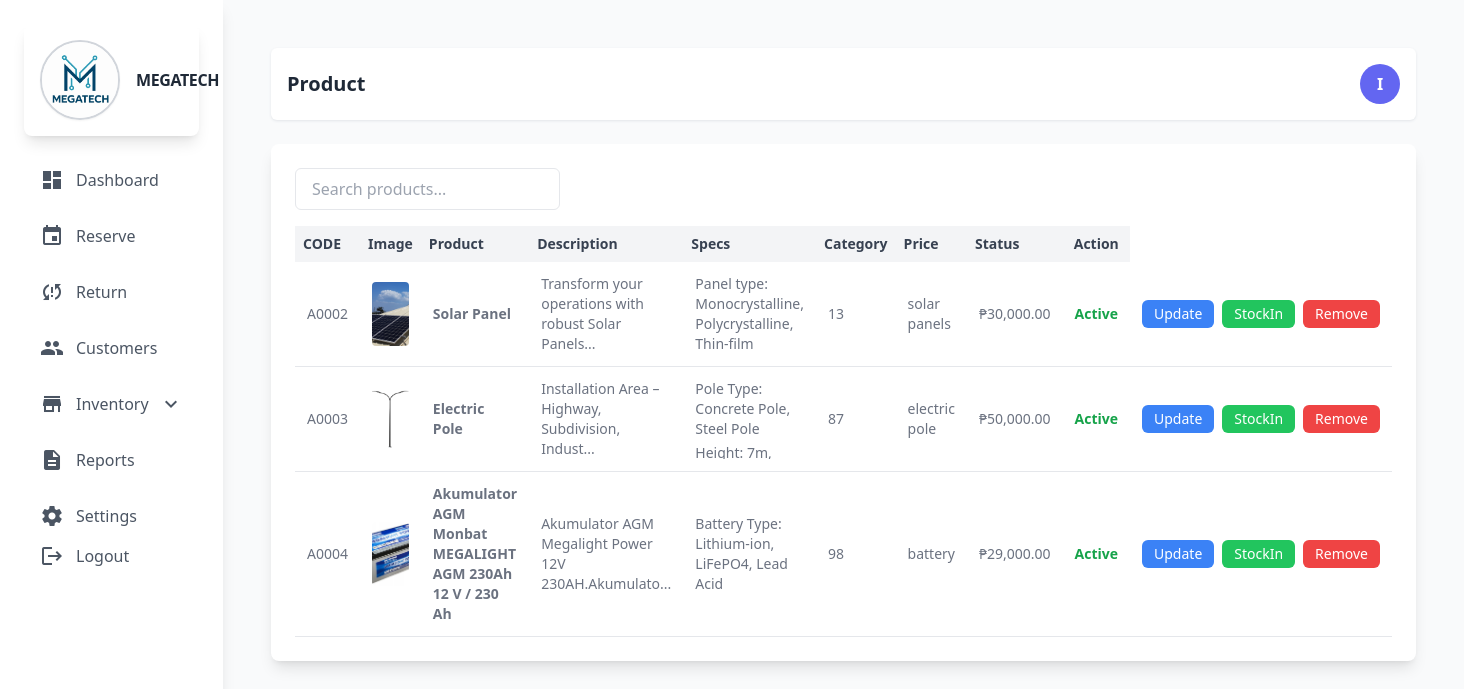
The page /admin/products.php (signed in) on the database its author committed.
### tables this page shows
CREATE TABLE `product` (
  `prod_id` int(11) NOT NULL,
  `prod_code` varchar(60) NOT NULL,
  `prod_name` varchar(60) NOT NULL,
  `prod_description` text NOT NULL,
  `prod_specs` longtext NOT NULL CHECK (json_valid(`prod_specs`)),
  `prod_stocks` int(11) NOT NULL,
  `prod_category_id` int(11) NOT NULL,
  `prod_price` decimal(10,2) NOT NULL,
  `prod_critical` int(11) NOT NULL,
  `prod_status` int(11) NOT NULL COMMENT '0=unactive,1=active',
  `prod_image` varchar(255) NOT NULL,
  `prod_added` datetime NOT NULL
);

CREATE TABLE `category` (
  `category_id` int(11) NOT NULL,
  `category_name` varchar(60) NOT NULL,
  `category_description` text DEFAULT NULL,
  `status` int(11) NOT NULL DEFAULT 1 COMMENT '0=InActive 1=Active'
);

### admin/backend/db.php (called while the page is built, shortened)
<?php
class db_connect
{
    public $host = db_host;
    public $user = db_user;
    public $pass = db_pass;
    public $name = db_name;
    public function connect()
    {
        try {
            $this->conn = new mysqli($this->host, $this->user, $this->pass, $this->name);
        } catch (\Throwable $th) {
            header("Location:setup.php");
        }
    }
}

### admin/backend/class.php (called while the page is built, shortened)
<?php
include ('db.php');
class global_class extends db_connect
{
public function fetch_all_product(){
        $query = $this->conn->prepare("SELECT *
        FROM `product`
        LEFT JOIN category
        ON product.prod_category_id = category.category_id
        where prod_status='1'
        ");
        if ($query->execute()) {
            $result = $query->get_result();
            return $result;
        }
    }
}
?>

### admin/products.php (the view, shortened to what this page needs)
<?php
include "components/header.php";
?>
<div class="flex justify-between items-center bg-white p-4 mb-6 rounded-md shadow shadow-gray-200">
    <h2 class="text-xl font-semibold text-gray-800">Product</h2>
    <div class="w-10 h-10 bg-indigo-500 rounded-full flex items-center justify-center text-white font-bold">
        <?php echo strtoupper(substr($_SESSION['admin_username'], 0, 1)); ?>
    </div>
</div>
<div class="bg-white rounded-lg shadow-lg p-6">
    <div class="mb-4">
        <input
            type="text"
            id="searchInput"
            class="w-50 px-4 py-2 border rounded-md text-gray-700 focus:outline-none focus:ring-2 focus:ring-blue-500"
            placeholder="Search products..."
        />
    </div>
    <div class="overflow-x-auto">
        <table id="userTable" class="display table-auto w-full text-sm text-left text-gray-500 dark:text-gray-400">
            <thead class="bg-gray-100 text-gray-700">
                <tr>
                    <th class="p-2">CODE</th>
                    <th class="p-2">Image</th>
                    <th class="p-2">Product</th>
                    <th class="p-2">Description</th>
                    <th class="p-2">Specs</th>
                    <th class="p-2">Category</th>
                    <th class="p-2">Price</th>
                    <th class="p-2">Status</th>
                    <th class="p-2 text-center">Action</th>
                </tr>
            </thead>
            <tbody>
                <?php include "backend/end-points/product_list.php" ?>
            </tbody>
        </table>
    </div>
</div>
<?php include "components/footer.php";?>

### admin/backend/end-points/product_list.php
<?php
$fetch_all_product = $db->fetch_all_product();
if ($fetch_all_product->num_rows > 0) {
    foreach ($fetch_all_product as $product):
        $status = ($product['prod_status'] > 0) ? "Active" : "Not Active";
        $image_path = !empty($product['prod_image']) ? "../upload/{$product['prod_image']}" : 'images/default.png';
        $specs_html = '';
        $decoded_specs = [];
        if (!empty($product['prod_specs'])) {
            $decoded_specs = json_decode($product['prod_specs'], true);
            if (is_array($decoded_specs)) {
                foreach ($decoded_specs as $spec) {
                    $spec_name = htmlspecialchars($spec['Specs'] ?? '');
                    $spec_value = htmlspecialchars($spec['value'] ?? '');
                    $specs_html .= "<div><span class='font-medium'>$spec_name:</span> <span>$spec_value</span></div>";
                }
            } else {
                $specs_html = '<span class="text-gray-500 italic">Invalid specs</span>';
            }
        } else {
            $specs_html = '<span class="text-gray-400 italic">No specs</span>';
        }
        $specs_json = htmlspecialchars(json_encode($decoded_specs), ENT_QUOTES, 'UTF-8');
?>
<tr class="border-b">
    <td class="p-3"><?= htmlspecialchars($product['prod_code']) ?></td>
    <td class="p-3">
        <img src="<?= $image_path ?>" alt="<?= htmlspecialchars($product['prod_name']) ?>" class="w-16 h-16 object-cover rounded">
    </td>
    <td class="p-3 font-semibold"><?= htmlspecialchars($product['prod_name']) ?></td>
    <td class="p-3 text-sm">
        <?= strlen($product['prod_description']) > 50 ? htmlspecialchars(substr($product['prod_description'], 0, 50)) . '...' : htmlspecialchars($product['prod_description']) ?>
    </td>
    <td class="p-3 text-sm">
     <div class="space-y-1 max-h-[80px] overflow-y-auto">
            <?= $specs_html ?>
        </div>
    </td>
    <td class="p-3"><?= $product['prod_stocks'] ?></td>
    <td class="p-3"><?= htmlspecialchars($product['category_name']) ?></td>
    <td class="p-3">₱<?= number_format($product['prod_price'], 2) ?></td>
    <td class="p-3">
        <span class="<?= $product['prod_status'] > 0 ? 'text-green-600 font-semibold' : 'text-red-500 italic' ?>">
            <?= $status ?>
        </span>
    </td>
    <td class="p-3 text-center">
        <div class="flex flex-col sm:flex-row justify-center items-center space-y-1 sm:space-y-0 sm:space-x-2">
            <button class="bg-blue-500 text-white py-1 px-3 rounded-md text-sm updateProductToggler"
                data-prod_id="<?= $product['prod_id'] ?>"
                data-prod_code="<?= htmlspecialchars($product['prod_code']) ?>"
                data-prod_name="<?= htmlspecialchars($product['prod_name']) ?>"
                data-prod_price="<?= $product['prod_price'] ?>"
                data-prod_stocks="<?= $product['prod_stocks'] ?>"
                data-prod_category_id="<?= $product['prod_category_id'] ?>"
                data-prod_critical="<?= $product['prod_critical'] ?>"
                data-prod_description="<?= htmlspecialchars($product['prod_description']) ?>"
                data-prod_specs="<?= $specs_json ?>"
            >
                Update
            </button>
            <button class="bg-green-500 text-white py-1 px-3 rounded-md text-sm stockInToggler"
                data-prod_stocks="<?= $product['prod_stocks'] ?>"
                data-prod_id="<?= $product['prod_id'] ?>"
                data-prod_name="<?= htmlspecialchars($product['prod_name']) ?>"
            >
                StockIn
            </button>
            <button class="bg-red-500 text-white py-1 px-3 rounded-md text-sm togglerRemoveProduct"
                data-prod_id="<?= $product['prod_id'] ?>"
                data-prod_name="<?= htmlspecialchars($product['prod_name']) ?>"
            >
                Remove
            </button>
        </div>
    </td>
</tr>
<?php
    endforeach;
} else { ?>
<tr>
    <td colspan="10" class="p-4 text-center text-gray-500 italic">No Product Found.</td>
</tr>
<?php } ?>

### rows shown on the page
product: prod_code "A0002", prod_image (picture), prod_name "Solar Panel", prod_description "Transform your operations with robust Solar Panels", spec_name "Panel type", spec_value "Monocrystalline, Polycrystalline, Thin-film", prod_stocks "13", category.category_name "solar panels", prod_price "30,000.00", prod_status "Active"
product: prod_code "A0003", prod_image (picture), prod_name "Electric Pole", prod_description "Installation Area – Highway, Subdivision, Indust", spec_name "Pole Type", spec_value "Concrete Pole, Steel Pole", spec_name "Height", spec_value "7m,…", prod_stocks "87", category.category_name "electric pole", prod_price "50,000.00", prod_status "Active"
product: prod_code "A0004", prod_image (picture), prod_name "Akumulator AGM Monbat MEGALIGHT AGM 230Ah 12 V / 230 Ah", prod_description "Akumulator AGM Megalight Power 12V 230AH.Akumulato", spec_name "Battery Type", spec_value "Lithium-ion, LiFePO4, Lead Acid", prod_stocks "98", category.category_name "battery", prod_price "29,000.00", prod_status "Active"

### other values the page prints
substr($_SESSION['admin_username'], 0, 1) "I"
